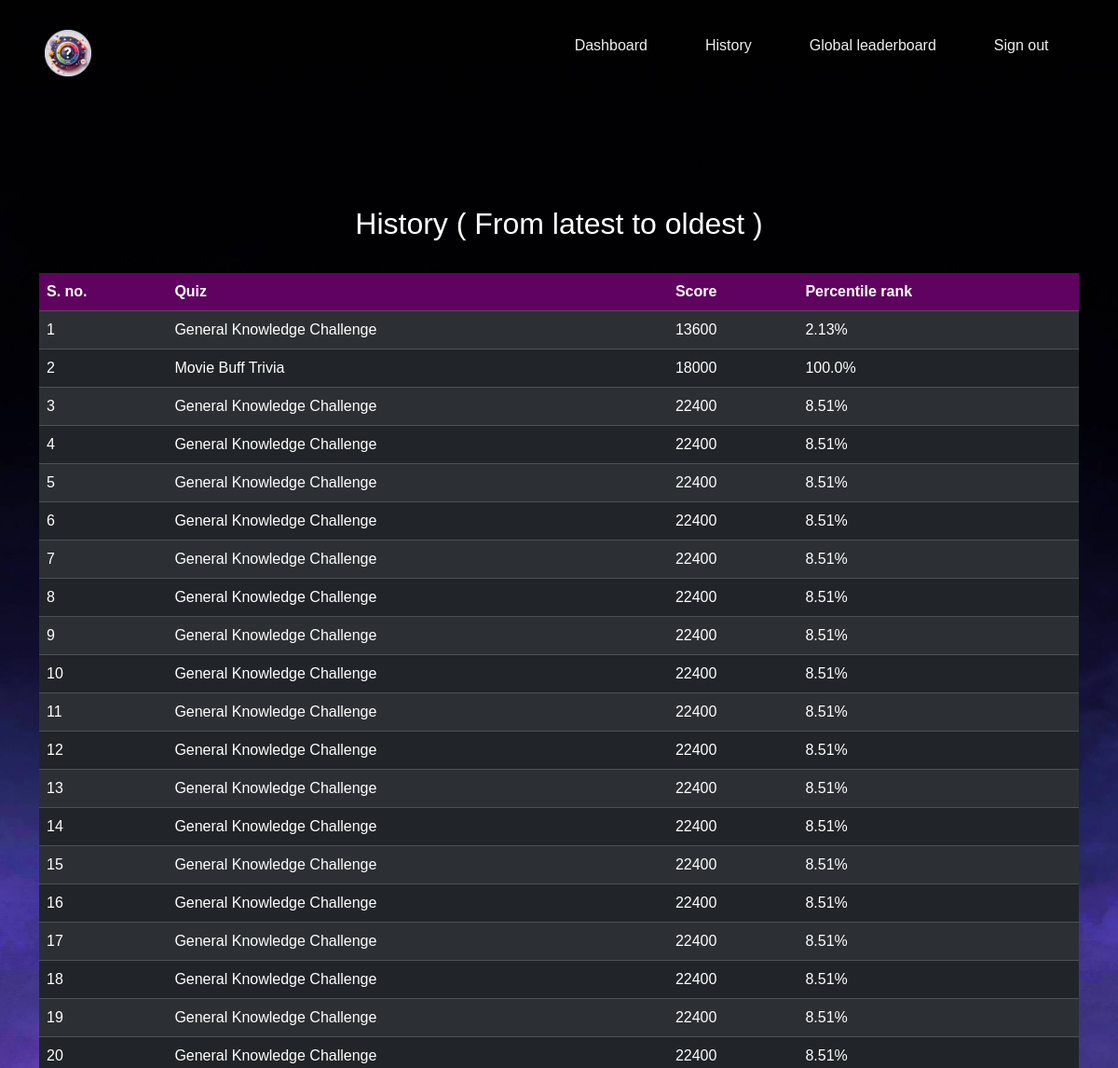
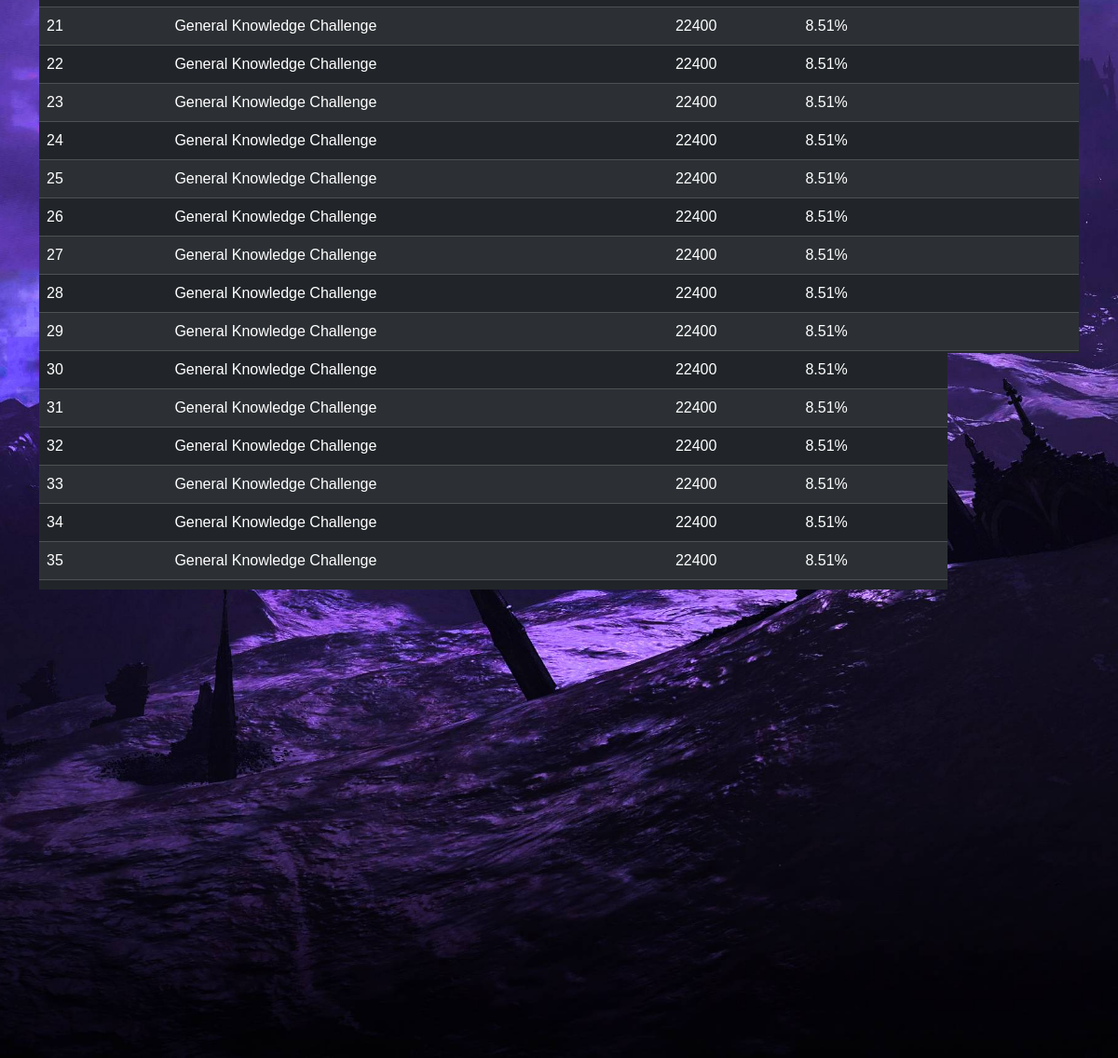
The app's page /history (signed in) with its own data (2 pictures, top to bottom).
### tables this page shows
CREATE TABLE Scores (
    score_id INTEGER PRIMARY KEY,
    user_id INTEGER NOT NULL,
    quiz_id INTEGER NOT NULL,
    score INTEGER NOT NULL,
    timestamp TIMESTAMP DEFAULT CURRENT_TIMESTAMP,
    FOREIGN KEY (user_id) REFERENCES Users(id),
    FOREIGN KEY (quiz_id) REFERENCES Quizzes(quiz_id)
);

CREATE TABLE Quizzes (
    quiz_id INTEGER PRIMARY KEY AUTOINCREMENT,
    title TEXT NOT NULL,
    description TEXT
);

### app.py (the view)
@app.route('/history')
@login_required
def history():
    user_id = session['user_id']
    history_data = db.execute("""
        SELECT Scores.score_id, Quizzes.title, Scores.score, Scores.timestamp,Quizzes.quiz_id
        FROM Scores
        JOIN Quizzes ON Scores.quiz_id = Quizzes.quiz_id
        WHERE Scores.user_id = ?
        ORDER BY Scores.timestamp DESC
    """, user_id)
    for entry in history_data:
        quiz_id = entry['quiz_id']
        user_score = entry['score']
        total_scores = db.execute("SELECT score FROM Scores WHERE quiz_id = ?", quiz_id)
        percentile_rank = calculate_percentile_rank(user_score, total_scores)
        entry['percentile_rank'] = f"{round(percentile_rank,2)}%"
    return render_template('history.html', history_data=history_data)

### app.py (called while the page is built)
@app.after_request
def after_request(response):
    response.headers["Cache-Control"] = "no-cache, no-store, must-revalidate"
    response.headers["Expires"] = 0
    response.headers["Pragma"] = "no-cache"
    return response

def calculate_percentile_rank(user,total):
    scores = [entry['score'] for entry in total]
    sorted_scores = sorted(scores)
    user_position = sorted_scores.index(user)+1
    percentile_rank = (user_position /len(sorted_scores)) * 100
    if user == 40000:
        return 100
    return percentile_rank

### helpers.py (called while the page is built)
def login_required(f):
    @wraps(f)
    def decorated_function(*args, **kwargs):
        if session.get("user_id") is None:
            return redirect("/login")
        return f(*args, **kwargs)
    return decorated_function

### templates/history.html (shortened to what this page needs)
{% extends "layout.html" %}
{% block links %}
<link href="https://cdn.jsdelivr.net/npm/bootstrap@5.3.2/dist/css/bootstrap.min.css" rel="stylesheet">
<link rel="stylesheet" href="/static/quizzed.css">
{% endblock %}
{% block main %}
<h1 class="page-title">History ( From latest to oldest )</h1>
<div class="container">
  <table class="table table-dark table-striped">
    <thead>
      <tr>
        <th>S. no.</th>
        <th>Quiz</th>
        <th>Score</th>
        <th>Percentile rank</th>
      </tr>
    </thead>
    {% for entry in  history_data %}
    <tr>
      <td> {{ loop.index }}</td>
      <td>{{ entry['title'] }}</td>
      <td> {{ entry['score'] }}</td>
      <td> {{ entry['percentile_rank'] }}</td>
    </tr>
    {% endfor %}
  </table>
</div>
{% endblock %}

### static/quizzed.css (style rules this page uses)
th { background-color: #600260 !important; }
.page-title { font-size: 2rem; margin: 3%; text-align: center; }

### static/layout.css (style rules this page uses)
* { margin: 0; padding: 0; box-sizing: border-box; font-family: Arial, Helvetica, sans-serif; }
:root { --white: white; --black: rgb(0, 0, 0); --links: 18px; --paragraph: 24px; --heading: 40px; --logoS: 100px; }
body { min-height: 100vh; min-width: 100%; background: url(/static/background.jpg); background-position: center; background-repeat: no-repeat; background-size: cover; background-attachment: fixed; }
* { box-sizing: border-box; }
body { margin: 0; font-family: 'Segoe UI'; }

### records on screen
Scores: title "General Knowledge Challenge", score "13600", percentile_rank "2.13%"
Scores: title "Movie Buff Trivia", score "18000", percentile_rank "100.0%"
Scores: title "General Knowledge Challenge", score "22400", percentile_rank "8.51%"
Scores: title "General Knowledge Challenge", score "22400", percentile_rank "8.51%"
Scores: title "General Knowledge Challenge", score "22400", percentile_rank "8.51%"
Scores: title "General Knowledge Challenge", score "22400", percentile_rank "8.51%"
Scores: title "General Knowledge Challenge", score "22400", percentile_rank "8.51%"
Scores: title "General Knowledge Challenge", score "22400", percentile_rank "8.51%"
Scores: title "General Knowledge Challenge", score "22400", percentile_rank "8.51%"
Scores: title "General Knowledge Challenge", score "22400", percentile_rank "8.51%"
Scores: title "General Knowledge Challenge", score "22400", percentile_rank "8.51%"
Scores: title "General Knowledge Challenge", score "22400", percentile_rank "8.51%"
Scores: title "General Knowledge Challenge", score "22400", percentile_rank "8.51%"
Scores: title "General Knowledge Challenge", score "22400", percentile_rank "8.51%"
Scores: title "General Knowledge Challenge", score "22400", percentile_rank "8.51%"
Scores: title "General Knowledge Challenge", score "22400", percentile_rank "8.51%"
Scores: title "General Knowledge Challenge", score "22400", percentile_rank "8.51%"
Scores: title "General Knowledge Challenge", score "22400", percentile_rank "8.51%"
Scores: title "General Knowledge Challenge", score "22400", percentile_rank "8.51%"
Scores: title "General Knowledge Challenge", score "22400", percentile_rank "8.51%"
Scores: title "General Knowledge Challenge", score "22400", percentile_rank "8.51%"
Scores: title "General Knowledge Challenge", score "22400", percentile_rank "8.51%"
Scores: title "General Knowledge Challenge", score "22400", percentile_rank "8.51%"
Scores: title "General Knowledge Challenge", score "22400", percentile_rank "8.51%"
Scores: title "General Knowledge Challenge", score "22400", percentile_rank "8.51%"
Scores: title "General Knowledge Challenge", score "22400", percentile_rank "8.51%"
Scores: title "General Knowledge Challenge", score "22400", percentile_rank "8.51%"
Scores: title "General Knowledge Challenge", score "22400", percentile_rank "8.51%"
Scores: title "General Knowledge Challenge", score "22400", percentile_rank "8.51%"
Scores: title "General Knowledge Challenge", score "22400", percentile_rank "8.51%"
Scores: title "General Knowledge Challenge", score "22400", percentile_rank "8.51%"
Scores: title "General Knowledge Challenge", score "22400", percentile_rank "8.51%"
Scores: title "General Knowledge Challenge", score "22400", percentile_rank "8.51%"
Scores: title "General Knowledge Challenge", score "22400", percentile_rank "8.51%"
Scores: title "General Knowledge Challenge", score "22400", percentile_rank "8.51%"
Scores: title "General Knowledge Challenge", score "22400", percentile_rank "8.51%"
Scores: title "General Knowledge Challenge", score "22400", percentile_rank "8.51%"
Scores: title "General Knowledge Challenge", score "22400", percentile_rank "8.51%"
Scores: title "General Knowledge Challenge", score "22400", percentile_rank "8.51%"
Scores: title "General Knowledge Challenge", score "20800", percentile_rank "4.26%"
Scores: title "General Knowledge Challenge", score "20800"
Scores: title "General Knowledge Challenge", score "35200"
Scores: title "General Knowledge Challenge", score "35200"
Scores: title "General Knowledge Challenge", score "35200"
Scores: title "General Knowledge Challenge"
